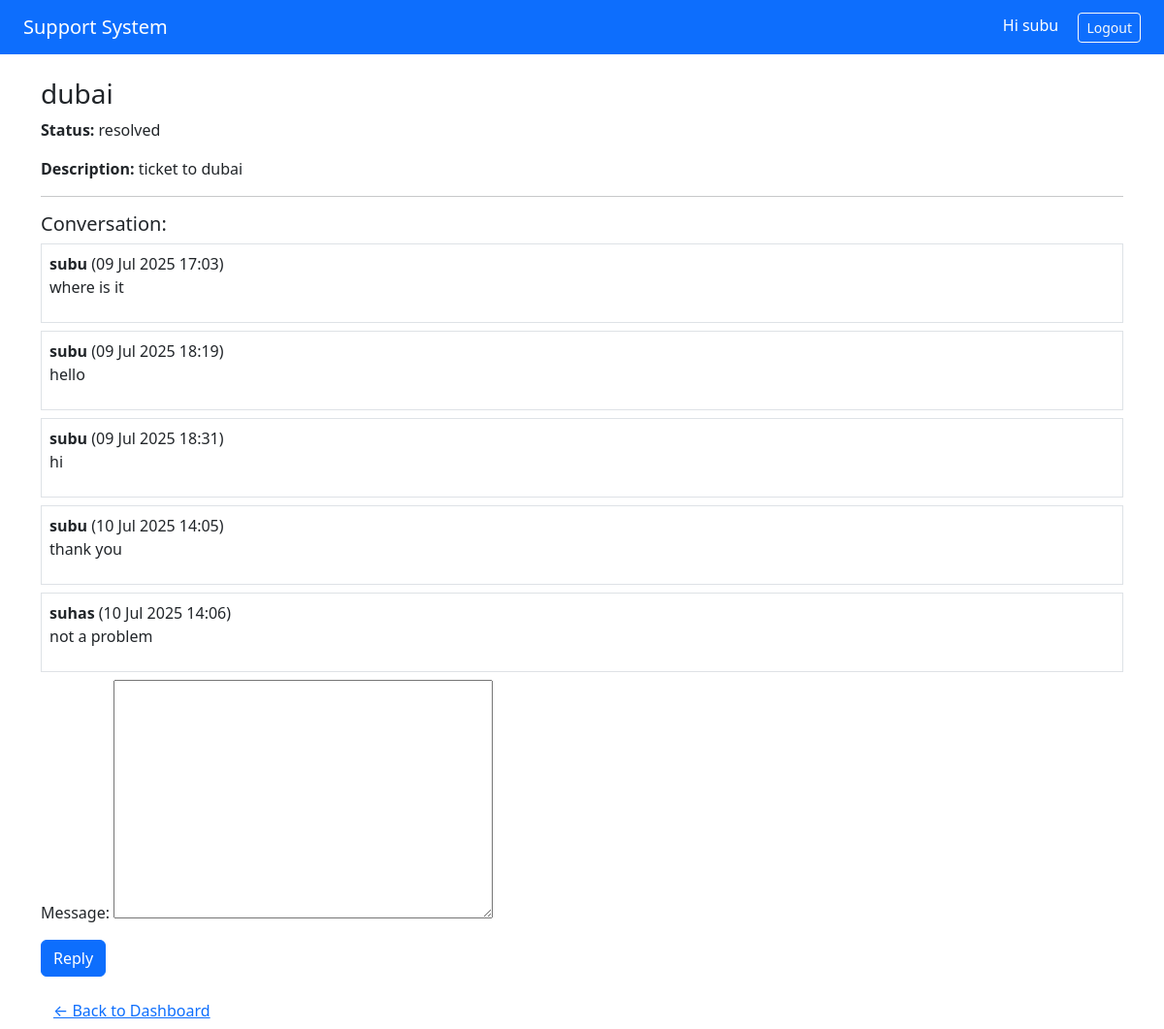
Page /ticket/1/ (signed in) on the committed database.
### tickets/models.py (models this page shows, shortened)
class Ticket(models.Model):
    user = models.ForeignKey(User, on_delete=models.CASCADE)
    title = models.CharField(max_length=200)
    description = models.TextField()
    attachment = models.FileField(upload_to='attachments/', blank=True, null=True)
    status = models.CharField(max_length=20, choices=TICKET_STATUS, default='open')
    created_at = models.DateTimeField(auto_now_add=True)

class TicketReply(models.Model):
    ticket = models.ForeignKey(Ticket, related_name='replies', on_delete=models.CASCADE)
    user = models.ForeignKey(User, on_delete=models.CASCADE)
    message = models.TextField()
    created_at = models.DateTimeField(auto_now_add=True)

### tickets/views.py (the view)
# urls.py: path('ticket/<int:pk>/', views.ticket_detail, name='ticket_detail'),
@login_required
def ticket_detail(request, pk):
    ticket = get_object_or_404(Ticket, pk=pk)
    if not request.user.is_staff and request.user != ticket.user:
        return redirect('dashboard')
    replies = ticket.replies.all()
    if request.method == 'POST':
        form = TicketReplyForm(request.POST)
        if form.is_valid():
            reply = form.save(commit=False)
            reply.ticket = ticket
            reply.user = request.user
            reply.save()
            return redirect('ticket_detail', pk=pk)
    else:
        form = TicketReplyForm()
    return render(request, 'tickets/ticket_detail.html', {'ticket': ticket, 'replies': replies, 'form': form})

### tickets/forms.py
class TicketReplyForm(forms.ModelForm):
    class Meta:
        model = TicketReply
        fields = ['message']

### templates/tickets/ticket_detail.html (shortened to what this page needs)
{% extends 'tickets/base.html' %}
{% block content %}
<h3>{{ ticket.title }}</h3>
<p><strong>Status:</strong> {{ ticket.status }}</p>
<p><strong>Description:</strong> {{ ticket.description }}</p>
<hr>
<h5>Conversation:</h5>
{% for reply in replies %}
    <div class="border p-2 mb-2">
        <strong>{{ reply.user.username }}</strong> ({{ reply.created_at|date:"d M Y H:i" }})
        <p>{{ reply.message }}</p>
    </div>
{% empty %}
    <p class="text-muted">No replies yet.</p>
{% endfor %}
<form method="post">
    {{ form.as_p }}
    <button type="submit" class="btn btn-primary">Reply</button>
</form>
<a href="{% url 'dashboard' %}" class="btn btn-link mt-3">← Back to Dashboard</a>
{% endblock %}

### templates/tickets/base.html (shortened to what this page needs)
{% load static %}
<!DOCTYPE html>
<html lang="en">
<head>
    <link href="https://cdn.jsdelivr.net/npm/bootstrap@5.3.0/dist/css/bootstrap.min.css" rel="stylesheet">
</head>
<body>
<nav class="navbar navbar-expand-lg navbar-dark bg-primary px-4">
    <a class="navbar-brand" href="{% url 'dashboard' %}">Support System</a>
    <div class="ms-auto">
        {% if user.is_authenticated %}
            <span class="text-white me-3">Hi {{ user.username }}</span>
            <form method="post" action="{% url 'logout' %}" style="display:inline;">
                <button type="submit" class="btn btn-outline-light btn-sm">Logout</button>
            </form>
        {% else %}
            <a href="{% url 'login' %}" class="btn btn-outline-light btn-sm me-2">Login</a>
            <a href="{% url 'signup' %}" class="btn btn-light btn-sm">Signup</a>
        {% endif %}
    </div>
</nav>
<div class="container mt-4">
    {% block content %}{% endblock %}
</div>
</body>
</html>

### rows in the picture
Ticket: title "dubai", status "resolved", description "ticket to dubai"
TicketReply: user.username "subu", created_at "09 Jul 2025 17:03", message "where is it"
TicketReply: user.username "subu", created_at "09 Jul 2025 18:19", message "hello"
TicketReply: user.username "subu", created_at "09 Jul 2025 18:31", message "hi"
TicketReply: user.username "subu", created_at "10 Jul 2025 14:05", message "thank you"
TicketReply: user.username "suhas", created_at "10 Jul 2025 14:06", message "not a problem"

### other values in the picture
{{ user.username }} "subu"
